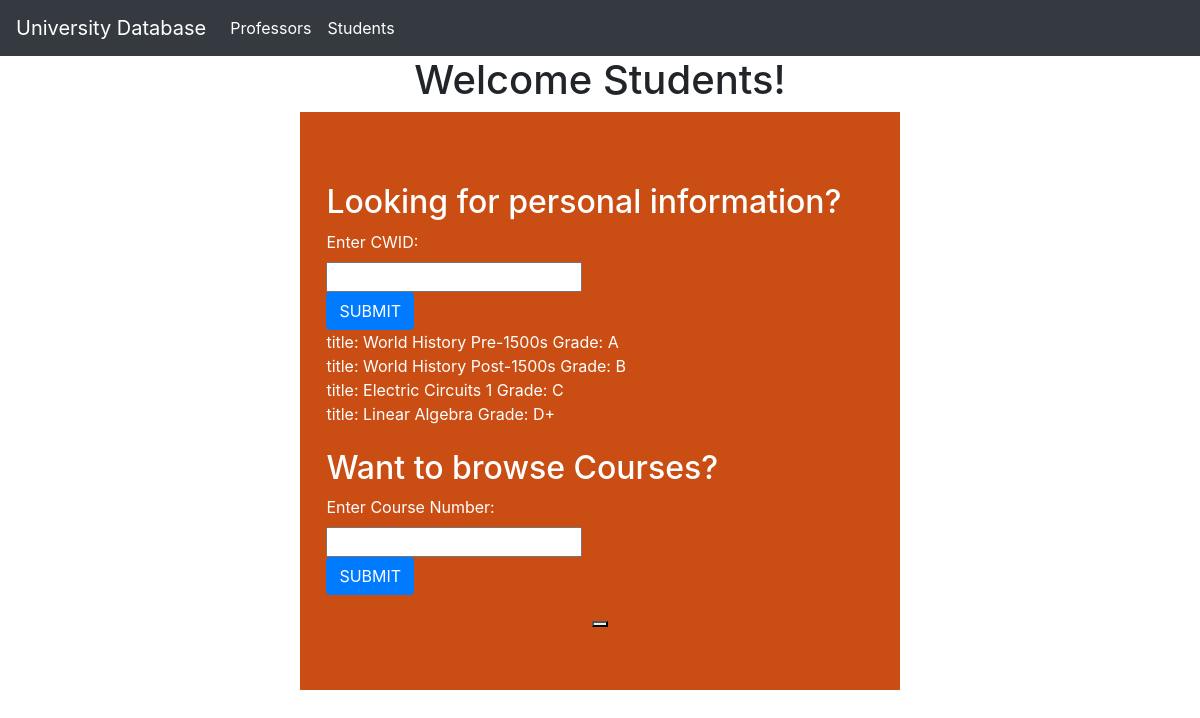
Page /pages/student.php?cwid=115769078 on the committed database.
### tables this page shows
CREATE TABLE enrollment(
    E_cno INT(4) NOT NULL,
    E_sno INT(2) NOT NULL,
    E_CWID INT(9) NOT NULL,
    grade CHAR(2) DEFAULT NULL,
    PRIMARY KEY(E_cno, E_sno, E_CWID),
    CONSTRAINT FOREIGN KEY(E_cno) REFERENCES course(cno) ON DELETE CASCADE ON UPDATE CASCADE,
    CONSTRAINT FOREIGN KEY(E_sno) REFERENCES section(sno) ON DELETE CASCADE ON UPDATE CASCADE,
    CONSTRAINT FOREIGN KEY(E_CWID) REFERENCES student(CWID) ON DELETE CASCADE ON UPDATE CASCADE
);

CREATE TABLE course(
    cno INT(4) NOT NULL,
    title VARCHAR(64) DEFAULT NULL,
    units INT(2) DEFAULT NULL,
    textbook VARCHAR(64) DEFAULT NULL,
    dp_no INT(2) DEFAULT NULL,
    PRIMARY KEY(cno),
    CONSTRAINT FOREIGN KEY(dp_no) REFERENCES department(dno) ON DELETE CASCADE ON UPDATE CASCADE
);

### db.inc.php (the view, shortened to what this page needs)
<?php
    function getCourses($student_cwid, $conn){
        echo "<br />";
        $sql_query="SELECT title, grade FROM ENROLLMENT, COURSE WHERE E_CWID =".$student_cwid." AND ENROLLMENT.E_cno = COURSE.cno;";
        $result = $conn->query($sql_query);
        if($result->num_rows > 0){
            while($row = $result->fetch_assoc()) {
                echo "title: ".$row["title"]." Grade: ".$row["grade"]."<br />";
            }
        } else {
            echo "No records found";
        }
    }
?>

### rows in the picture
enrollment: E_cno.title "World History Pre-1500s", grade "A"
enrollment: E_cno.title "World History Post-1500s", grade "B"
enrollment: E_cno.title "Electric Circuits 1", grade "C"
enrollment: E_cno.title "Linear Algebra", grade "D+"
